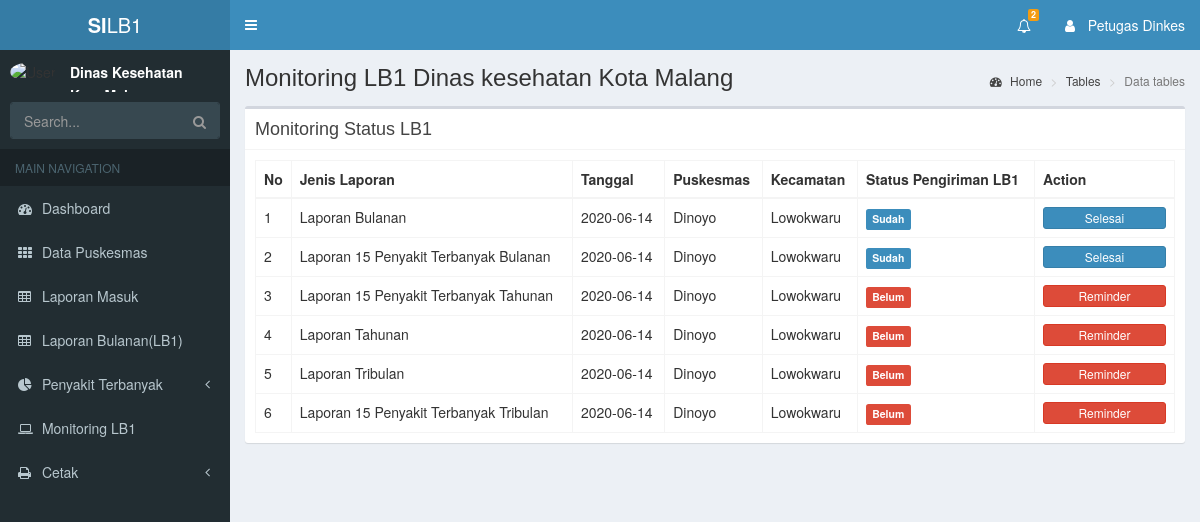
/index.php/dinkes/monitoringLB1, run on the app's committed database.
### tables this page shows
CREATE TABLE `detail_laporan` (
  `id_laporan` int(10) NOT NULL,
  `id_jp` int(10) NOT NULL,
  `jenis_laporan` varchar(100) NOT NULL,
  `nama_puskesmas` varchar(100) NOT NULL,
  `status` int(10) NOT NULL,
  `tanggal` date NOT NULL,
  `datalb1` text NOT NULL,
  `ket` text NOT NULL,
  `pesan` int(10) NOT NULL,
  `waktu` time NOT NULL
);

CREATE TABLE `jenis_laporan` (
  `id_jp` int(10) NOT NULL,
  `nama_laporan` varchar(100) NOT NULL,
  `kd_puskesmas` int(11) NOT NULL
);

CREATE TABLE `data_puskesmas` (
  `kd_puskesmas` int(10) NOT NULL,
  `nama_puskesmas` varchar(100) NOT NULL,
  `kecamatan` varchar(100) NOT NULL,
  `kota` varchar(100) NOT NULL
);

### application/controllers/Dinkes.php (called while the page is built, shortened)
<?php
class Dinkes extends CI_Controller{
    function __construct(){
      $this->load->helper('url');
      $this->load->model('M_Data_Puskesmas');
      $this->load->model('M_Dinkes');
      $this->load->model('DataLB1_model');
      $this->load->helper(array('form', 'url'));
    }
    public function header()
    {
      $result = $this->M_Dinkes->notif();
      $data['notif'] = count($result);
      $data['data_notif'] = $result;
      $this->load->view('header/d_header', $data);
    }
    public function monitoringLB1()
    {
      $data['monitoring'] = $this->M_Dinkes->monitoringLB();
      $this->header();
      $this->load->view('dinkes/monitoring_LB1', $data);
      $this->load->view('footer/d_footer');
    }
}

### index.php (called while the page is built, shortened)
<?php
require_once BASEPATH.'core/CodeIgniter.php';

### application/models/M_Dinkes.php (called while the page is built, shortened)
<?php
class M_Dinkes extends CI_Model{
    public function notif()
    {
        $this->db->where('status', 2);
        $result = $this->db->get('detail_laporan')->result_array();
        return $result;
    }
    public function monitoringLB()
    {
        $this->db->select('*');
        $this->db->from('detail_laporan as lb');
        $this->db->join('jenis_laporan as jp', 'lb.id_jp = jp.id_jp', 'left');
        $this->db->join('data_puskesmas as dp', 'dp.nama_puskesmas = lb.nama_puskesmas', 'left');
        $query = $this->db->get();
        return $query->result();
    }
}

### application/views/dinkes/monitoring_LB1.php (the view, shortened to what this page needs)
<div class="content-wrapper">
  <section class="content-header">
    <h1>
      Monitoring LB1 Dinas kesehatan Kota Malang
    </h1>
    <ol class="breadcrumb">
      <li><a href="#"><i class="fa fa-dashboard"></i> Home</a></li>
      <li><a href="#">Tables</a></li>
      <li class="active">Data tables</li>
    </ol>
  </section>
  <section class="content">
    <div class="row">
      <div class="col-xs-12">
      <div class="box">
          <div class="box-header with-border">
            <h3 class="box-title">Monitoring Status LB1</h3>
          </div>
          <div class="box-body">
            <table class="table table-bordered">
              <thead>
              <tr>
                <th style="width: 10px">No</th>
                <th >Jenis Laporan</th>
                <th >Tanggal </th>
                <th >Puskesmas</th>
                <th >Kecamatan</th>
                <th >Status Pengiriman LB1</th>
                <th style="width: 140px" >Action</th>
              </tr>
              </thead>
              <tbody>
              <?php $no =0; foreach ($monitoring as $dt ): $no++; ?>
              <tr class="odd gradeX">
                <td><?php echo $no ?></td>
                <td><?php echo $dt->nama_laporan?></td>
                <td><?php echo date("Y-m-d") ?> </td>
                <td><?php echo $dt->nama_puskesmas?></td>
                <td><?php echo $dt->kecamatan?></td>
                <?php if ($dt->status == 2 || $dt->status == 3) { ?>
                  <td><span class="label label-primary">Sudah</span></td>
                <?php } else { ?>
                  <td><span class="label label-danger">Belum</span></td>
                <?php } ?>
                <?php if ($dt->status == 2 || $dt->status == 3) { ?>
                  <td><button class="btn btn-block btn-primary btn-xs">Selesai</button></td>
                <?php } else { ?>
                  <td><button type='submit' class="btn btn-block btn-danger btn-xs" href="" data-toggle="modal" data-target="#pesan">Reminder</button></td>
                <?php } ?>
              </tr>
              <?php endforeach; ?>
              </tbody>
          </table>
          </div>
        </div>
      </div>
    </div>
  </section>
</div>

### application/views/header/d_header.php (shortened to what this page needs)
<!DOCTYPE html>
<html>
<head>
  <link rel="stylesheet" href="<?php echo base_url()."assets/"; ?>bower_components/bootstrap/dist/css/bootstrap.min.css">
  <link rel="stylesheet" href="<?php echo base_url()."assets/"; ?>bower_components/font-awesome/css/font-awesome.min.css">
  <link rel="stylesheet" href="<?php echo base_url()."assets/"; ?>bower_components/Ionicons/css/ionicons.min.css">
  <link rel="stylesheet" href="<?php echo base_url()."assets/"; ?>bower_components/datatables.net-bs/css/dataTables.bootstrap.min.css">
  <link rel="stylesheet" href="<?php echo base_url()."assets/"; ?>dist/css/AdminLTE.min.css">
  <link rel="stylesheet" href="<?php echo base_url()."assets/"; ?>dist/css/skins/_all-skins.min.css">
  <link rel="stylesheet" href="<?php echo base_url()."assets/"; ?>bower_components/morris.js/morris.css">
  <link rel="stylesheet" href="<?php echo base_url()."assets/"; ?>bower_components/jvectormap/jquery-jvectormap.css">
  <link rel="stylesheet" href="<?php echo base_url()."assets/"; ?>bower_components/bootstrap-datepicker/dist/css/bootstrap-datepicker.min.css">
  <link rel="stylesheet" href="<?php echo base_url()."assets/"; ?>bower_components/bootstrap-daterangepicker/daterangepicker.css">
  <link rel="stylesheet" href="<?php echo base_url()."assets/"; ?>plugins/bootstrap-wysihtml5/bootstrap3-wysihtml5.min.css">
</head>
<body class="hold-transition skin-blue sidebar-mini">
<div class="wrapper">
  <header class="main-header">
    <a href="index2.html" class="logo">
      <span class="logo-lg"><b>SI</b>LB1</span>
    </a>
    <nav class="navbar navbar-static-top">
      <a href="#" class="sidebar-toggle" data-toggle="push-menu" role="button">
      </a>
      <div class="navbar-custom-menu">
        <ul class="nav navbar-nav">
        <?php if (isset($notif)) { ?>
          <li class="dropdown notifications-menu">
            <a href="#" class="dropdown-toggle" data-toggle="dropdown">
              <i class="fa fa-bell-o"></i>
              <span class="label label-warning" ><?= $notif?></span>
            </a>
          </li>
        <?php } ?>
          <li class="dropdown user user-menu">
            <a href="#" class="dropdown-toggle" data-toggle="dropdown">
              <i class="fa fa-fw fa-user"></i>
              <span class="hidden-xs">Petugas Dinkes</span>
            </a>
          </li>
        </ul>
      </div>
    </nav>
  </header>
  <aside class="main-sidebar">
    <section class="sidebar">
      <div class="user-panel">
        <div class="pull-left image">
          <img src="<?php echo base_url()."assets/"; ?>/image/image.png" class="img-circle" alt="User Image">
        </div>
        <div class="pull-left info">
          <p>Dinas Kesehatan</p>
          <p>Kota Malang</p>
        </div>
      </div>
      <form action="#" method="get" class="sidebar-form">
        <div class="input-group">
          <input type="text" name="q" class="form-control" placeholder="Search...">
          <span class="input-group-btn">
                <button type="submit" name="search" id="search-btn" class="btn btn-flat"><i class="fa fa-search"></i>
                </button>
              </span>
        </div>
      </form>
      <ul class="sidebar-menu" data-widget="tree">
        <li class="header">MAIN NAVIGATION</li>
        <li >
          <a href="<?=site_url('dinkes/dashboard')?>">
            <i class="fa fa-dashboard"></i> <span>Dashboard</span>
          </a>
        </li>
        <li>
            <a href="<?=site_url('dinkes/tampilPuskesmas')?>">
            <i class="fa fa-th"></i>
            <span>Data Puskesmas</span>
          </a>
        </li>
        <li>
          <a href="<?=site_url('dinkes/laporanDinkes')?>">
            <i class="fa fa-table"></i>
            <span>Laporan Masuk</span>
          </a>
        </li>
        <li>
          <a href="<?=site_url('dinkes/dataLB1_dinkes')?>">
            <i class="fa fa-table"></i>
            <span>Laporan Bulanan(LB1)</span>
          </a>
        </li>
        <li class="treeview">
          <a href="#">
            <i class="fa fa-pie-chart"></i> <span>Penyakit Terbanyak</span>
            <span class="pull-right-container">
              <i class="fa fa-angle-left pull-right"></i>
            </span>
          </a>
        </li>
        <li>
          <a href="<?=site_url('dinkes/monitoringLB1')?>">
            <i class="fa fa-laptop"></i>
            <span>Monitoring LB1</span>
          </a>
        </li>
        <li class="treeview">
          <a href="#">
            <i class="fa fa-print"></i> <span>Cetak</span>
            <span class="pull-right-container">
              <i class="fa fa-angle-left pull-right"></i>
            </span>
          </a>
        </li>
      </ul>
    </section>
  </aside>

### application/views/footer/d_footer.php (shortened to what this page needs)
</body>
</html>

### data on the page
detail_laporan: id_jp.nama_laporan "Laporan Bulanan", data_puskesmas.nama_puskesmas "Dinoyo", data_puskesmas.kecamatan "Lowokwaru", status "Sudah"
detail_laporan: id_jp.nama_laporan "Laporan 15 Penyakit Terbanyak Bulanan", data_puskesmas.nama_puskesmas "Dinoyo", data_puskesmas.kecamatan "Lowokwaru", status "Sudah"
detail_laporan: id_jp.nama_laporan "Laporan 15 Penyakit Terbanyak Tahunan", data_puskesmas.nama_puskesmas "Dinoyo", data_puskesmas.kecamatan "Lowokwaru", status "Belum"
detail_laporan: id_jp.nama_laporan "Laporan Tahunan", data_puskesmas.nama_puskesmas "Dinoyo", data_puskesmas.kecamatan "Lowokwaru", status "Belum"
detail_laporan: id_jp.nama_laporan "Laporan Tribulan", data_puskesmas.nama_puskesmas "Dinoyo", data_puskesmas.kecamatan "Lowokwaru", status "Belum"
detail_laporan: id_jp.nama_laporan "Laporan 15 Penyakit Terbanyak Tribulan", data_puskesmas.nama_puskesmas "Dinoyo", data_puskesmas.kecamatan "Lowokwaru", status "Belum"

### other printed values
$notif "2"
